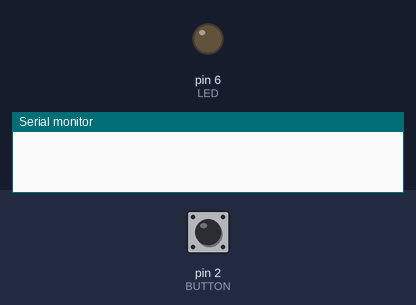
Recording of a sketch running on a simulated Arduino Uno, built with avr-gcc and run on an emulated ATmega328P. Shown: output pins drawn as LEDs (lit = HIGH), the last lines printed to the serial monitor. The test bench sets the inputs (shaded band); at power-on: pin 2 (BUTTON) HIGH.

Above: at 1.2 s.
1.3 s: pin 2 (BUTTON) pulled LOW for 0.15 s
At 2.0 s:
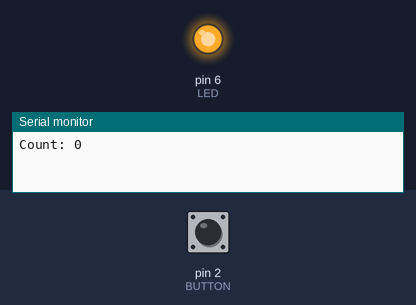
2.9 s: pin 2 (BUTTON) pulled LOW for 1 s
At 3.2 s:
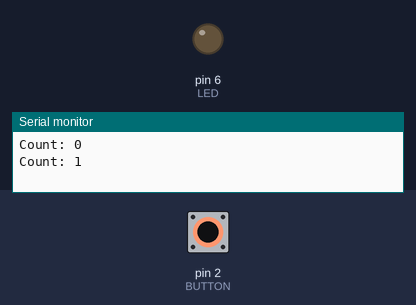
5.4 s: pin 2 (BUTTON) pulled LOW for 3.2 s
At 6.3 s:
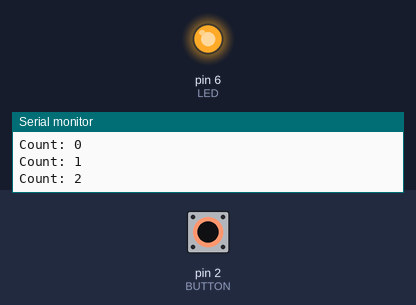
Timing chart, 0 to 8.4 s (numbered marks = the images above; inputs shaded):
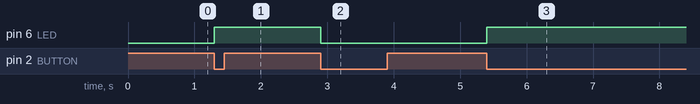

Measured:
- after the input at 1.3 s, pin 6 (LED): LOW → HIGH at once
- after the input at 2.9 s, pin 6 (LED): HIGH → LOW at once
- after the input at 5.4 s, pin 6 (LED): LOW → HIGH at once

The sketch:

ex04_02_05.ino
```cpp
// 버튼을 누를 때마다 LED 한 번 토글

#define BUTTON 2
#define LED 6
boolean state = false;
int count = 0, prev_value = 0;

void setup() {
  pinMode(BUTTON, INPUT);
  pinMode(LED, OUTPUT);
  Serial.begin(9600);
}

void loop() {
  int value = digitalRead(BUTTON);
  if (value == 0 && prev_value == 1) {
    state = !state;
    digitalWrite(LED, state);
    Serial.print("Count: ");
    Serial.println(count++);
  }
  prev_value = value;
}
```
